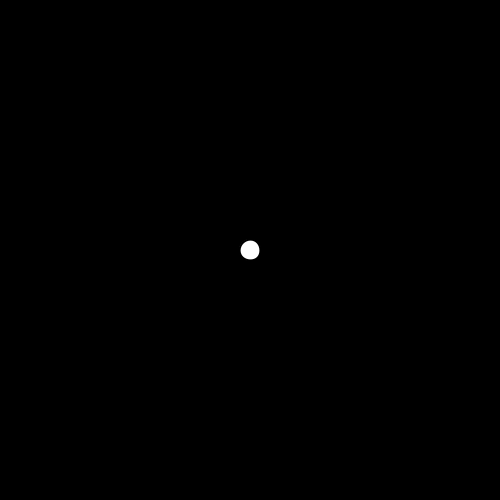
Frame 1 (no input)
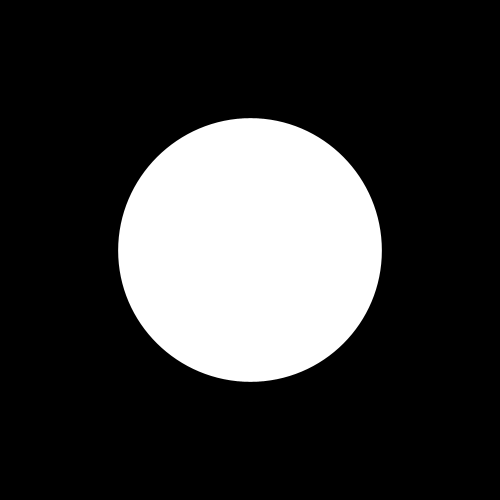
Frame 60 (the mouse pressed at the canvas centre just before this capture)
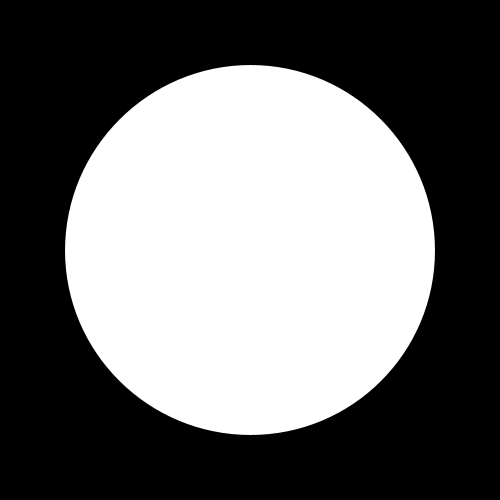
Frame 120 (the mouse held since frame 60 and released just before this capture)

The Processing sketch that drew these frames (run headless with seeded random() and noise(); from frame 60 on, the mouse is pressed at the canvas centre):

// Processing sketch: processing_130152
// ── processing_130152.pde

float timer=0.0;
float shapeScale=1;
float speedScale=1.178;
void setup() {
  size(500, 500);
  frameRate(60);
}
void draw() {
  timer = timer + (1.0/30.0);
  println("timer "+timer+"shapeScale "+shapeScale);
  if (timer<=5) {
    shapeScale = shapeScale + speedScale;
    background(0);
    pushMatrix();
    translate(width/2, height/2);
    scale(shapeScale);
    ellipse(0, 0, 10, 10);
    popMatrix();

    if (shapeScale>=50.0 || shapeScale<=0) {
      speedScale= speedScale*-1;
    }
  }
  if (timer>5.0&&timer<10) {
    
    println("hi");
    rectMode(CENTER);
    background(0);
    pushMatrix();
    translate(width/2, height/2);
    rotate(2+timer);
    rect(0, 0, 200, 200);

    popMatrix();
  }
  else if(timer>10){
   timer=0;
   shapeScale = 1.0;
   
  }
}
